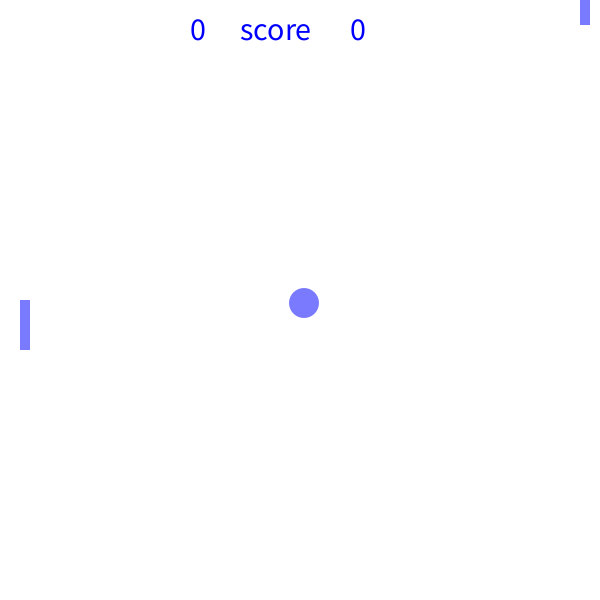
Frame 1 (no input)
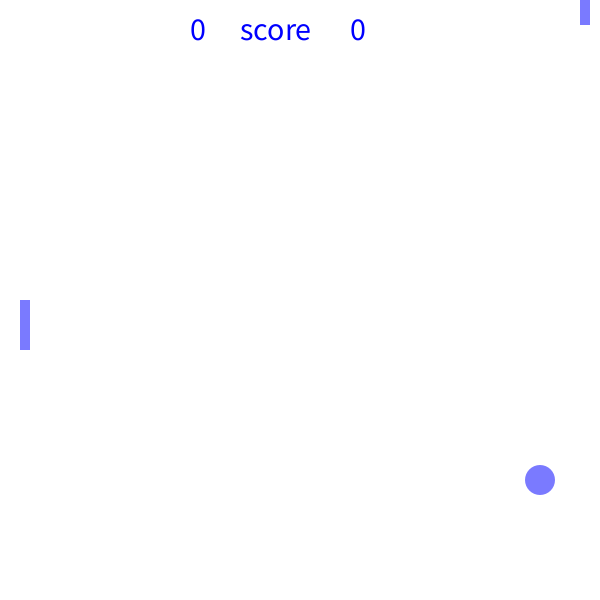
Frame 60 (the mouse pressed at the canvas centre just before this capture)
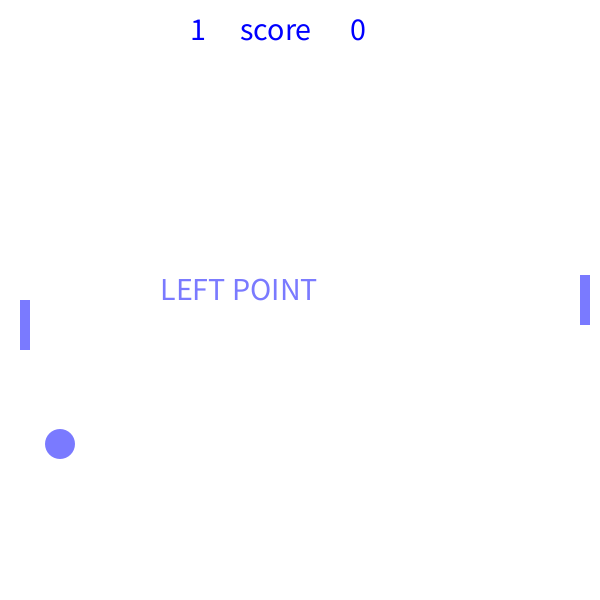
Frame 120 (the mouse held since frame 60 and released just before this capture)

The Processing sketch that drew these frames (run headless with seeded random() and noise(); from frame 60 on, the mouse is pressed at the canvas centre):

// Processing sketch: pong
// ── pong.pde
int x;
int y;
int diaM=30;
float SpeedX;
float SpeedY;
int rightX=580;
int rightY;
int w=10;
int l=50;
int leftX=20;
int leftY=300;
int CDL;
int CDR;
int scoreRight;
int scoreLeft;
int CDRr;
int CDLl;
int pizza=1;
int a=0;
int q=0;

void setup() {
  size(600, 600);
  x=width/2;
  y=height/2;
  SpeedX=random(2, 6);
  SpeedY=random(2, 6);
  textSize(40);
  scoreRight=0;
  scoreLeft=0;
}

void draw() {
  if (pizza==1) {
    background(255);
    x+=SpeedX;
    y+=SpeedY;
    rightY=mouseY;
    noStroke();
    fill(122,122,255);
    ellipse(x, y, diaM, diaM);
    if (x+diaM/2>=width || x-diaM/2<=0) {
      SpeedX = -SpeedX;
    }
    if (y+diaM/2>=height || y-diaM/2<=0) {
      SpeedY*=-1;
    }
    rect(rightX, rightY-l/2, w, l);
    if (x+diaM/2>=rightX && y>=rightY && y<=rightY+l) {
      SpeedX=-abs(SpeedX);
    }
    rect(leftX, leftY, w, l);
    if (keyPressed) {
      if (key == 'w') {
        leftY-=15;
      }
      if (key == 's') {
        leftY+=15;
      }
    }
    if (x-diaM/2<=leftX && y>=leftY && y<=leftY+l) {
      SpeedX=abs(SpeedX);
    }
    if (CDR>0) {
      text("LEFT POINT", width/2-140, height/2);
      CDR--;
    }
    if (x+diaM/2>=width) {
      CDR=50;
      scoreLeft++;
      x=width/2;
      y=height/2;
    }
    if (CDL>0) {
      text("RIGHT POINT", width/2-140, height/2);
      CDL--;
    }
    if (x-diaM/2<=0) {
      CDL=50;
      scoreRight++;
      x=width/2;
      y=height/2;
    }
    textSize(32);
    fill(0, 0, 255);
    text("score", 240, 40);
    text(scoreRight, 350, 40);
    text(scoreLeft, 190, 40);
    if (scoreRight==2) {
      background(120,222,250);
      text("YOU WIN!", 350, 270);
      text("YOU LOSE!", 100, 270);
      x=width/2;
      y=height/2;
      SpeedX=0;
      SpeedY=0;
      if (q==0) {
        a=frameCount;
        q=1;
      }
      if (frameCount-a==200) {
        pizza=0;
      }
    }

    if (scoreLeft==2) {
      background(123,134,222);
      text("Winner", 100, 270);
      text("Loser!", 350, 270);
      x=width/2;
      y=height/2;
      SpeedX=0;
      SpeedY=0;
      if (q==0) {
        a=frameCount;
        q=1;
      }
      if (frameCount-a==200) {
        pizza=0;
      }
    }
  }
  if (pizza==0) {
    background(0);
    text("THE END", 250, 300);
    if (keyPressed) {
      if (keyCode==ENTER) {
        pizza=1;
        scoreRight=0;
        scoreLeft=0;
        SpeedX=random(2,6);
        SpeedY=random(2,6);
      }
    }
  }
}
